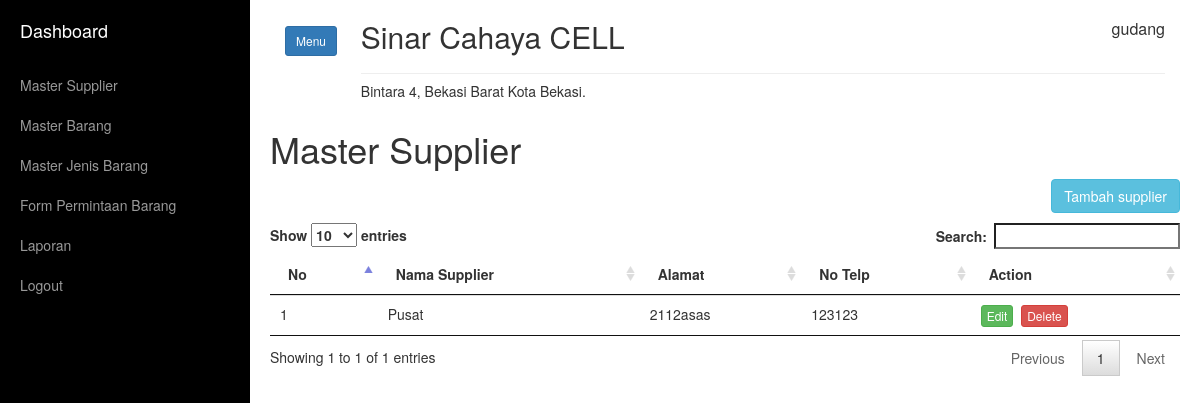
The page /home.php?link=master_supp (signed in) on the database as committed earlier.
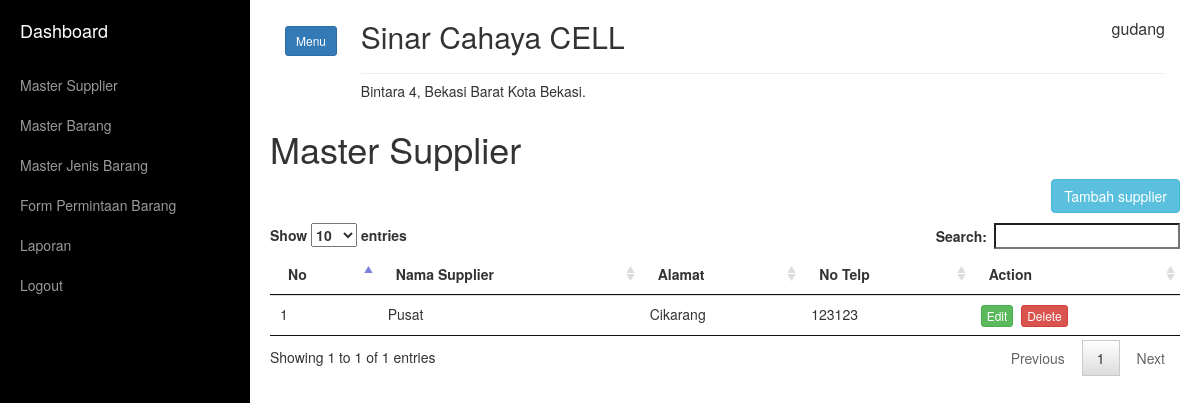
The same page on the database as committed later.
### tables this page shows
CREATE TABLE `tb_supplier` (
  `id_supplier` int(11) NOT NULL,
  `nama_supp` varchar(50) NOT NULL,
  `alamat_supp` text NOT NULL,
  `tlp_supp` varchar(12) NOT NULL
);

### master_supp.php (the view, shortened to what this page needs)
<h1>Master Supplier</h1>
<button type="button" style="margin-bottom: 10px;" class="btn btn-info pull-right" data-toggle="modal" id="btntambah">Tambah supplier</button>
<br>
	<table class="table table-responsive" id="tb_supplier">
		<thead>
			<tr>
				<th>No</th>
				<th>Nama Supplier</th>
				<th>Alamat</th>
				<th>No Telp</th>
				<th>Action</th>
			</tr>
		</thead>
		<tbody>
		<?php
			$no = 1;
			$sql = "SELECT * FROM tb_supplier";
			$query  = mysqli_query($conn,$sql);
			while ($data = mysqli_fetch_array($query)) { ?>
			<tr>
				<td><?php echo $no++; ?></td>
				<td><?php echo $data['nama_supp'] ?></td>
				<td><?php echo $data['alamat_supp'] ?></td>
				<td><?php echo $data['tlp_supp'] ?></td>
				<td><a href="" class="btn btn-success btn-xs btnedit" data-toggle="modal" title="">Edit</a>&nbsp
				<a href="proses_supplier.php?kode=3&id=<?php echo $data['id_supplier'];?>" class="btn btn-danger btn-xs" onclick="return confirm('Apakah Anda Yakin.. ?');" title="">Delete</a></td>
			</tr>
		<?php
			}
		 ?>
		</tbody>
	</table>

Rows that differ between the two databases and show on the page:
changed tb_supplier "Pusat": alamat_supp "2112asas" → "Cikarang"
